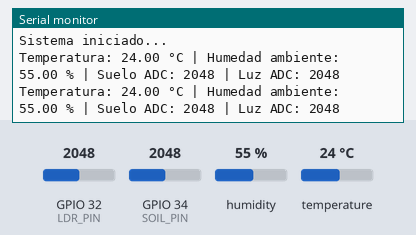
A sketch run on a simulated ESP32. On the bench: the last lines printed to the serial monitor. The test bench sets the inputs (shaded band); at power-on: humidity 55 %, GPIO 32 (LDR_PIN) = 2048, GPIO 34 (SOIL_PIN) = 2048, temperature 24 °C.

Above: at 3.3 s.
3.4 s: humidity set to 22 %
At 5.8 s:
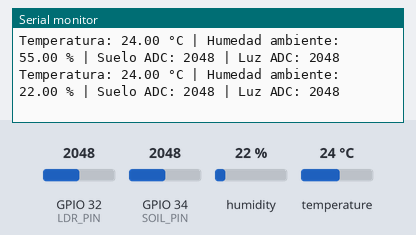
6.7 s: GPIO 32 (LDR_PIN) set to 2866
At 7.9 s:
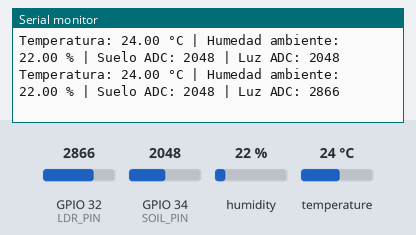
10.0 s: GPIO 34 (SOIL_PIN) set to 2866
At 11.3 s:
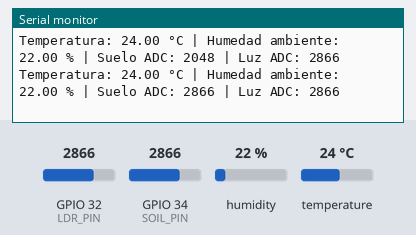
13.3 s: temperature set to 12 °C
At 15.6 s:
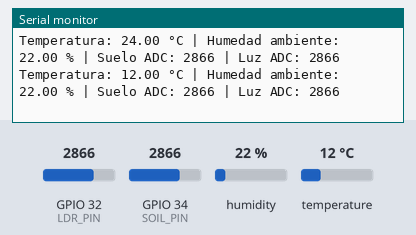
16.6 s: GPIO 32 (LDR_PIN) set to 3972
At 19.0 s:
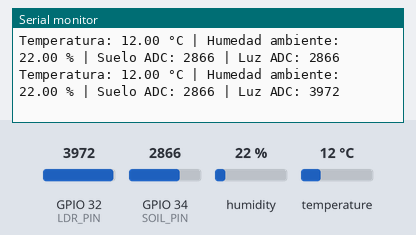
19.9 s: GPIO 34 (SOIL_PIN) set to 3972
At 21.2 s:
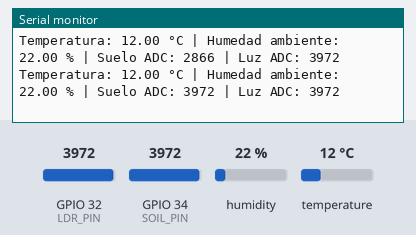
Timing chart, 0 to 22.9 s (numbered marks = the images above; inputs shaded):
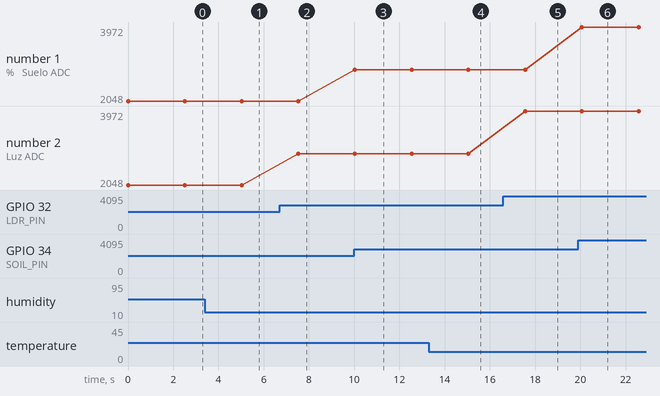

The sketch:

lectura_sensores.ino
```cpp
#include <DHT.h>

#define DHTPIN 4
#define DHTTYPE DHT22

#define SOIL_PIN 34
#define LDR_PIN 32

DHT dht(DHTPIN, DHTTYPE);

void setup() {
  Serial.begin(115200);

  dht.begin();

  pinMode(SOIL_PIN, INPUT);
  pinMode(LDR_PIN, INPUT);

  Serial.println("Sistema iniciado...");
}

void loop() {

  // DHT22
  float humedadAmbiente = dht.readHumidity();
  float temperatura = dht.readTemperature();

  // Sensor de suelo
  int humedadSuelo = analogRead(SOIL_PIN);

  // LDR
  int luz = analogRead(LDR_PIN);

  if (!isnan(humedadAmbiente) && !isnan(temperatura)) {

    Serial.print("Temperatura: ");
    Serial.print(temperatura);
    Serial.print(" °C");

    Serial.print(" | Humedad ambiente: ");
    Serial.print(humedadAmbiente);
    Serial.print(" %");

  } else {
    Serial.print("Error DHT22");
  }

  Serial.print(" | Suelo ADC: ");
  Serial.print(humedadSuelo);

  Serial.print(" | Luz ADC: ");
  Serial.println(luz);

  delay(2500);
}
```

Measured:
- after the input at 3.4 s, the serial monitor: prints a new line after 1.6 s (image 1)
- after the input at 6.7 s, the serial monitor: prints a new line after 0.83 s (image 2)
- after the input at 10.0 s, the serial monitor: prints a new line at once (image 3)
- after the input at 13.3 s, the serial monitor: prints a new line after 1.7 s (image 4)
- after the input at 16.6 s, the serial monitor: prints a new line after 0.96 s (image 5)
- after the input at 19.9 s, the serial monitor: prints a new line after 0.16 s (image 6)
- plotted number 2: 2048 → 2866 after the input at 6.7 s, 2866 → 3972 after the input at 16.6 s
